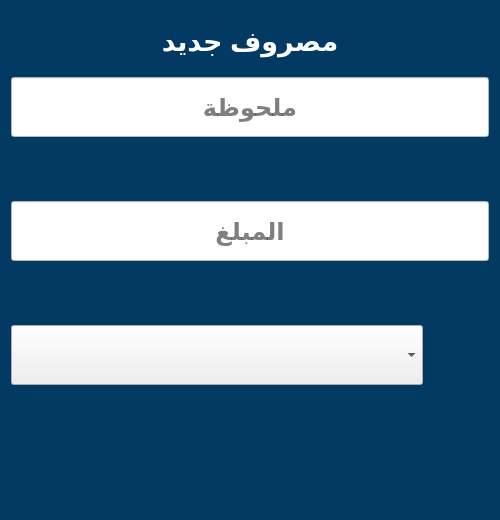
<?xml version="1.0" encoding="UTF-8"?>
<ui version="4.0">
 <class>Form</class>
 <widget class="QWidget" name="Form">
  <property name="geometry">
   <rect>
    <x>0</x>
    <y>0</y>
    <width>500</width>
    <height>520</height>
   </rect>
  </property>
  <property name="minimumSize">
   <size>
    <width>500</width>
    <height>520</height>
   </size>
  </property>
  <property name="maximumSize">
   <size>
    <width>500</width>
    <height>520</height>
   </size>
  </property>
  <property name="windowTitle">
   <string>Form</string>
  </property>
  <property name="layoutDirection">
   <enum>Qt::LeftToRight</enum>
  </property>
  <property name="styleSheet">
   <string notr="true">background-color:#033a63;</string>
  </property>
  <layout class="QGridLayout" name="gridLayout">
   <item row="0" column="0">
    <layout class="QVBoxLayout" name="verticalLayout_2">
     <item>
      <widget class="QLabel" name="title">
       <property name="minimumSize">
        <size>
         <width>0</width>
         <height>60</height>
        </size>
       </property>
       <property name="maximumSize">
        <size>
         <width>16777215</width>
         <height>60</height>
        </size>
       </property>
       <property name="font">
        <font>
         <pointsize>20</pointsize>
         <bold>true</bold>
        </font>
       </property>
       <property name="styleSheet">
        <string notr="true">color:white</string>
       </property>
       <property name="text">
        <string>مصروف جديد</string>
       </property>
       <property name="alignment">
        <set>Qt::AlignCenter</set>
       </property>
      </widget>
     </item>
    </layout>
   </item>
   <item row="1" column="0">
    <layout class="QVBoxLayout" name="verticalLayout">
     <item>
      <widget class="QLineEdit" name="note">
       <property name="minimumSize">
        <size>
         <width>0</width>
         <height>60</height>
        </size>
       </property>
       <property name="font">
        <font>
         <pointsize>18</pointsize>
         <bold>true</bold>
        </font>
       </property>
       <property name="styleSheet">
        <string notr="true">background-color:white</string>
       </property>
       <property name="maxLength">
        <number>30</number>
       </property>
       <property name="alignment">
        <set>Qt::AlignCenter</set>
       </property>
       <property name="placeholderText">
        <string>ملحوظة</string>
       </property>
      </widget>
     </item>
     <item>
      <widget class="QLabel" name="note_err">
       <property name="minimumSize">
        <size>
         <width>0</width>
         <height>50</height>
        </size>
       </property>
       <property name="font">
        <font>
         <pointsize>14</pointsize>
         <bold>true</bold>
        </font>
       </property>
       <property name="styleSheet">
        <string notr="true">color:white</string>
       </property>
       <property name="text">
        <string/>
       </property>
       <property name="alignment">
        <set>Qt::AlignCenter</set>
       </property>
      </widget>
     </item>
     <item>
      <widget class="QLineEdit" name="amount">
       <property name="minimumSize">
        <size>
         <width>0</width>
         <height>60</height>
        </size>
       </property>
       <property name="font">
        <font>
         <pointsize>18</pointsize>
         <bold>true</bold>
        </font>
       </property>
       <property name="styleSheet">
        <string notr="true">background-color:white</string>
       </property>
       <property name="maxLength">
        <number>6</number>
       </property>
       <property name="alignment">
        <set>Qt::AlignCenter</set>
       </property>
       <property name="placeholderText">
        <string>المبلغ</string>
       </property>
      </widget>
     </item>
     <item>
      <widget class="QLabel" name="amount_err">
       <property name="minimumSize">
        <size>
         <width>0</width>
         <height>50</height>
        </size>
       </property>
       <property name="font">
        <font>
         <pointsize>14</pointsize>
         <bold>true</bold>
        </font>
       </property>
       <property name="styleSheet">
        <string notr="true">color:white</string>
       </property>
       <property name="text">
        <string/>
       </property>
       <property name="alignment">
        <set>Qt::AlignCenter</set>
       </property>
      </widget>
     </item>
     <item>
      <layout class="QHBoxLayout" name="horizontalLayout_3">
       <item>
        <widget class="QComboBox" name="category">
         <property name="minimumSize">
          <size>
           <width>0</width>
           <height>60</height>
          </size>
         </property>
         <property name="font">
          <font>
           <pointsize>18</pointsize>
           <bold>true</bold>
          </font>
         </property>
         <property name="styleSheet">
          <string notr="true">background-color:none</string>
         </property>
        </widget>
       </item>
       <item>
        <widget class="QPushButton" name="add_category_btn">
         <property name="minimumSize">
          <size>
           <width>60</width>
           <height>60</height>
          </size>
         </property>
         <property name="maximumSize">
          <size>
           <width>60</width>
           <height>60</height>
          </size>
         </property>
         <property name="text">
          <string/>
         </property>
         <property name="icon">
          <iconset>
           <normaloff>../../../icons/add.svg</normaloff>../../../icons/add.svg</iconset>
         </property>
         <property name="iconSize">
          <size>
           <width>50</width>
           <height>50</height>
          </size>
         </property>
         <property name="flat">
          <bool>true</bool>
         </property>
        </widget>
       </item>
      </layout>
     </item>
     <item>
      <widget class="QLabel" name="category_err">
       <property name="minimumSize">
        <size>
         <width>0</width>
         <height>50</height>
        </size>
       </property>
       <property name="font">
        <font>
         <pointsize>14</pointsize>
         <bold>true</bold>
        </font>
       </property>
       <property name="styleSheet">
        <string notr="true">color:white</string>
       </property>
       <property name="text">
        <string/>
       </property>
       <property name="alignment">
        <set>Qt::AlignCenter</set>
       </property>
      </widget>
     </item>
    </layout>
   </item>
   <item row="2" column="0">
    <layout class="QHBoxLayout" name="horizontalLayout">
     <item>
      <widget class="QPushButton" name="save_btn">
       <property name="minimumSize">
        <size>
         <width>0</width>
         <height>60</height>
        </size>
       </property>
       <property name="cursor">
        <cursorShape>PointingHandCursor</cursorShape>
       </property>
       <property name="styleSheet">
        <string notr="true">QPushButton:hover{
	background-color:#3f5482;
	border: 1px solid #3f5482;
}</string>
       </property>
       <property name="text">
        <string/>
       </property>
       <property name="icon">
        <iconset>
         <normaloff>../icons/save.svg</normaloff>../icons/save.svg</iconset>
       </property>
       <property name="iconSize">
        <size>
         <width>50</width>
         <height>50</height>
        </size>
       </property>
       <property name="flat">
        <bool>true</bool>
       </property>
      </widget>
     </item>
     <item>
      <widget class="QPushButton" name="cancel_btn">
       <property name="minimumSize">
        <size>
         <width>0</width>
         <height>60</height>
        </size>
       </property>
       <property name="cursor">
        <cursorShape>PointingHandCursor</cursorShape>
       </property>
       <property name="styleSheet">
        <string notr="true">QPushButton:hover{
	background-color:#3f5482;
	border: 1px solid #3f5482;
}</string>
       </property>
       <property name="text">
        <string/>
       </property>
       <property name="icon">
        <iconset>
         <normaloff>../icons/cancel.svg</normaloff>../icons/cancel.svg</iconset>
       </property>
       <property name="iconSize">
        <size>
         <width>50</width>
         <height>50</height>
        </size>
       </property>
       <property name="flat">
        <bool>true</bool>
       </property>
      </widget>
     </item>
    </layout>
   </item>
  </layout>
 </widget>
 <resources/>
 <connections>
  <connection>
   <sender>cancel_btn</sender>
   <signal>clicked()</signal>
   <receiver>Form</receiver>
   <slot>close()</slot>
   <hints>
    <hint type="sourcelabel">
     <x>137</x>
     <y>474</y>
    </hint>
    <hint type="destinationlabel">
     <x>8</x>
     <y>-3</y>
    </hint>
   </hints>
  </connection>
 </connections>
</ui>
